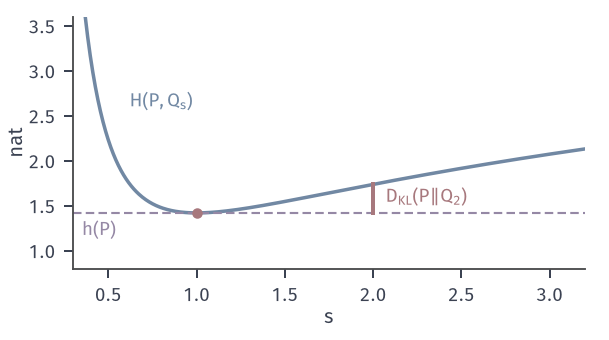

Generate this figure with Python:
from pathlib import Path
import sys
HERE = Path(__file__).resolve().parent
sys.path.insert(0, str(HERE.parent/'info-common'))
from info_fig import *
# P = N(0,1), Q_s = N(0,s^2): cross-entropy H(P,Q_s) = 0.5 ln(2 pi s^2) + 1/(2 s^2) (blue);
# h(P) = 0.5 ln(2 pi e) = 1.419 (purple dashed); gap = KL (red segment at s = 2).
fig, ax = figure(width_mm=86, height_mm=48)
panel(fig, left=.12, right=.96, bottom=.21, top=.95)
s = np.linspace(.3, 3.2, 600)
ce = .5*np.log(2*math.pi*s*s) + 1/(2*s*s); h = .5*math.log(2*math.pi*math.e)
ax.plot(s, ce, color=BLUE, lw=1.4); ax.axhline(h, color=PURPLE, lw=.85, ls=DASH)
c2 = .5*math.log(2*math.pi*4) + 1/8
ax.plot([2, 2], [h, c2], color=RED, lw=1.6); dot(ax, 1, h)
lab(ax, 2.07, (h+c2)/2-.04, r'$D_{\mathrm{KL}}(P\Vert Q_2)$', RED)
lab(ax, .35, h-.25, '$h(P)$', PURPLE); lab(ax, .62, 2.6, r'$H(P,Q_s)$', BLUE)
ax.set_xlim(.3, 3.2); ax.set_ylim(.8, 3.6); axlab(ax, '$s$', 'nat')
save(fig, HERE, 'figure', {'h': h, 'CE(s=2)': c2, 'KL(s=2)': c2-h, 'CE(s=1/2)': .5*math.log(2*math.pi*.25)+2})
